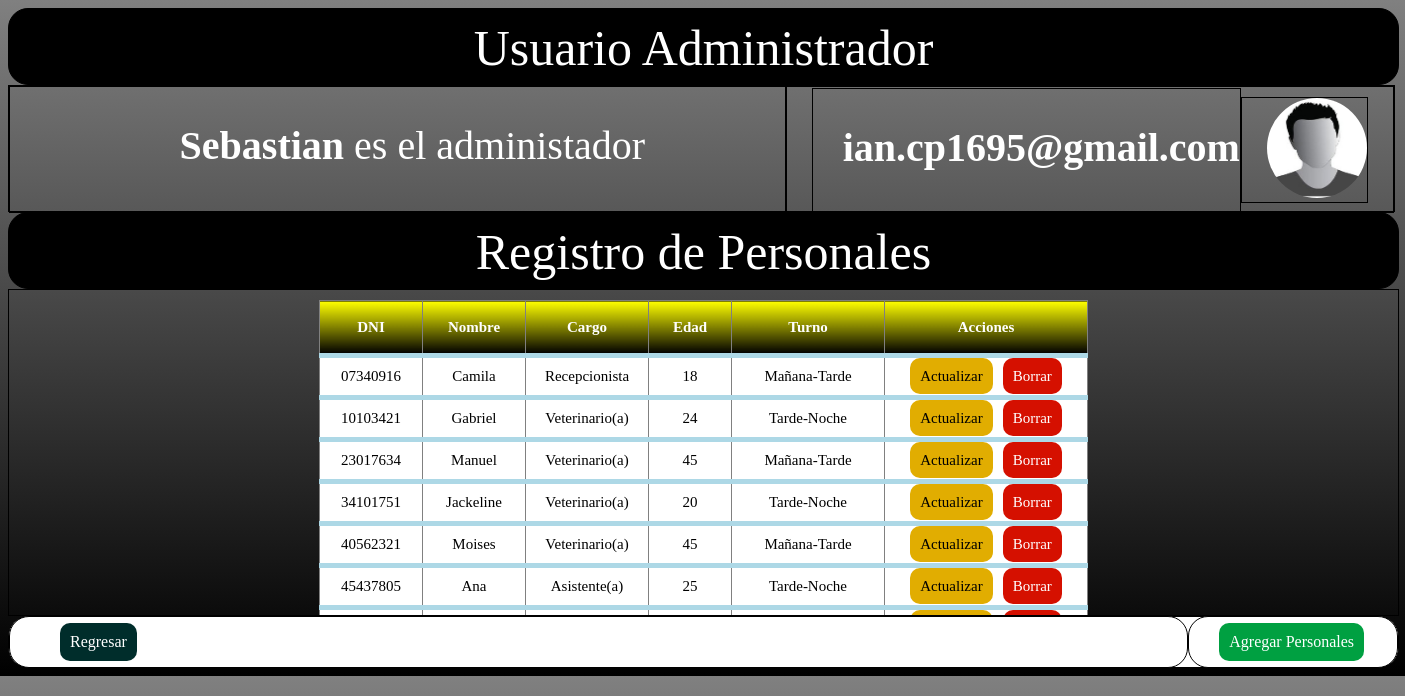
Screenshot of /crudDB/Personales.php with the database file from the repository.
### tables this page shows
CREATE TABLE `usuarios` (
  `idusuario` int NOT NULL AUTO_INCREMENT,
  `nombre` varchar(45) NOT NULL,
  `correo` varchar(45) DEFAULT NULL,
  `usuario` varchar(15) NOT NULL,
  `clave` varchar(15) NOT NULL,
  PRIMARY KEY (`idusuario`)
);

CREATE TABLE `personal` (
  `dni` varchar(8) NOT NULL,
  `nombre` varchar(45) NOT NULL,
  `cargo` varchar(45) NOT NULL,
  `edad` int DEFAULT NULL,
  `turno` varchar(45) NOT NULL,
  PRIMARY KEY (`dni`)
);

### crudDB/Personales.php (the view, shortened to what this page needs)
<!DOCTYPE html>
<html lang="en">
    <head>
    </head>
    <body>
        <div id='cabeza1'>
            <p>Usuario Administrador</p>
        </div>
        <div id='subcabeza'>
            <?php
            require('Conexion.php');
            $consulta = $conexion ->  query("SELECT * FROM usuarios WHERE usuario='IanCP'");
            while ($resultado = $consulta -> fetch_assoc()){
                echo "<div id='subsub1'><p><strong>".$resultado["nombre"]."</strong> es el administador</p></div>";
                echo "<div id='subsub2'><div><p><strong>".$resultado["correo"]."</strong></p></div><div><img src='logo usuario.jpg'></img></div></div>";
            }
            ?>
        </div>
        <div id='cabeza2'>
            <p>Registro de Personales</p>
        </div>
        <div id='contenido'>
        <table border='1'>
                <tr>
                    <th style='width:100px; height:50px;'>DNI</th>
                    <th style='width:100px; height:50px;'>Nombre</th>
                    <th style='width:120px; height:50px;'>Cargo</th>
                    <th style='width:80px; height:50px;'>Edad</th>
                    <th style='width:150px; height:50px;'>Turno</th>
                    <th style='width:200px; height:50px;'>Acciones</th>
                </tr>
                <?php
                require('Conexion.php');
                $pacientes = $conexion ->  query('SELECT * FROM personal');
                while ($resultado = $pacientes -> fetch_assoc()){
                    echo '<tr>';
                    echo '<td>'.$resultado['dni'].'</td>';
                    echo '<td>'.$resultado['nombre'].'</td>';
                    echo '<td>'.$resultado['cargo'].'</td>';
                    echo '<td>'.$resultado['edad'].'</td>';
                    echo '<td>'.$resultado['turno'].'</td>';
                    echo '<td><a class="btn-actualizar" href="PersonalesActualizar.php?dni='.$resultado["dni"].'">Actualizar</a><a class="btn-borrar" href="PersonalesBorrar.php?dni='.$resultado["dni"].'">Borrar</a></td>';
                    echo '</tr>';
                }
                ?>
            </table>
        </div>
        <div id='pie'>
            <div id='subpie1'>
                <a class='btn-regresar' href='Bienvenido.php'>Regresar</a>
            </div>
            <div id='subpie2'>
                <a class='btn-agregar' href='PersonalesIngresar.php'>Agregar Personales</a>
            </div>
        </div>
    </body>
</html>

### crudDB/Personales.php (style rules this page uses)
body { background: linear-gradient(gray, black); }
div { border: 1px solid black; }
#cabeza1 { width: 100%; height: 75px; background-color: black; border-radius: 20px; }
#cabeza1 p { font-size: 50px; text-align: center; margin-top: 10px; color: white }
#subcabeza { width: 1385px; height: 125px; display: flex; }
#subcabeza p { font-size: 40px; margin-top: 35px; margin-left: 30px; color: white }
#subsub1 { width: 1150px; height: 125px; text-align: center; }
#subsub2 { width: 900px; height: 125px; justify-content: center; display: flex; align-items: center; }
#subcabeza img { width: 100px; height: 100px; border-radius: 50px; margin-left: 25px; }
#cabeza2 { width: 100%; height: 75px; background-color: black; border-radius: 20px; }
#cabeza2 p { font-size: 50px; text-align: center; margin-top: 10px; color: white }
#contenido { width: 100%; height: 325px; justify-content: center; overflow: auto; display: flex; }
#contenido table { border-collapse: collapse; margin-top: 10px; font-size: 15px; }
#contenido table tr td .btn-actualizar { background-color: #e1ad01; color: black; padding: 10px; border-radius: 10px; text-decoration: none; }
#contenido table tr td .btn-borrar { background-color: #d51000; color: white; padding: 10px; border-radius: 10px; margin-left: 10px; text-decoration: none; }
#contenido table tr { font-size: 15px; text-align: center; border-bottom: 5px solid lightblue; border-radius: 5px; }
#contenido table th { background: linear-gradient(yellow, black); color: white; }
#contenido table td { height: 35px; background: white; }
#pie { width: 100%; height: 50px; background-color: white; border-radius: 20px; display: flex; align-items: center; }
#subpie1 { width: 85%; height: 50px; background-color: white; border-radius: 20px; display: flex; align-items: center; }
#subpie1 .btn-regresar { background-color: #002d2b; color: white; padding: 10px; border-radius: 10px; margin-top: 30px; margin-left: 50px; margin-right: 30px; margin-bottom: 30px; text-decoration: none; }
#subpie2 { width: 15%; height: 50px; background-color: white; border-radius: 20px; display: flex; align-items: center; }
#subpie2 .btn-agregar { background-color: #00a041; color: white; padding: 10px; border-radius: 10px; margin: 30px; text-decoration: none; }

### rows the page displays
usuarios: nombre "Sebastian", correo "ian.cp1695@gmail.com"
personal: dni "07340916", nombre "Camila", cargo "Recepcionista", edad "18", turno "Mañana-Tarde"
personal: dni "10103421", nombre "Gabriel", cargo "Veterinario(a)", edad "24", turno "Tarde-Noche"
personal: dni "23017634", nombre "Manuel", cargo "Veterinario(a)", edad "45", turno "Mañana-Tarde"
personal: dni "34101751", nombre "Jackeline", cargo "Veterinario(a)", edad "20", turno "Tarde-Noche"
personal: dni "40562321", nombre "Moises", cargo "Veterinario(a)", edad "45", turno "Mañana-Tarde"
personal: dni "45437805", nombre "Ana", cargo "Asistente(a)", edad "25", turno "Tarde-Noche"
